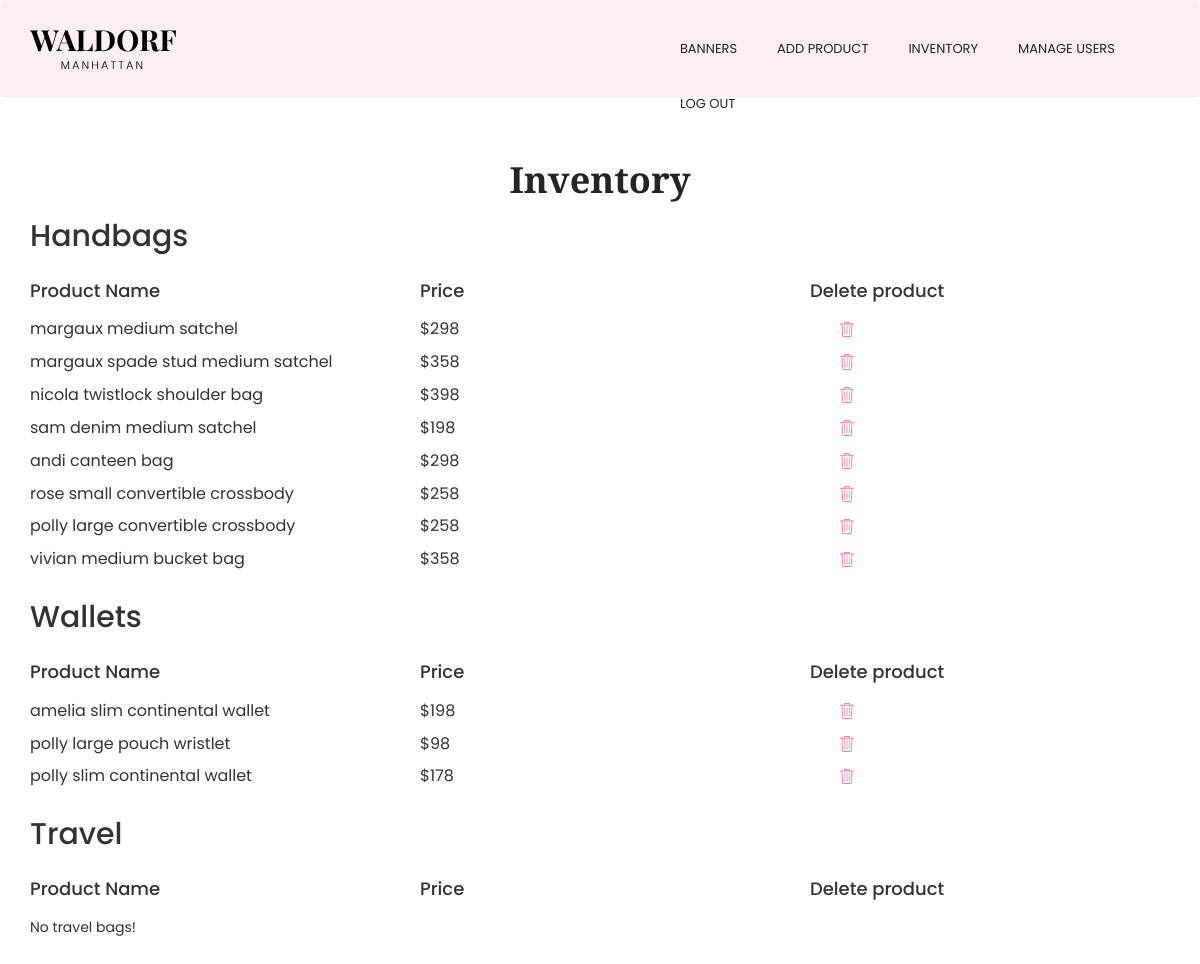
Before: /inventory.php with the older database file.
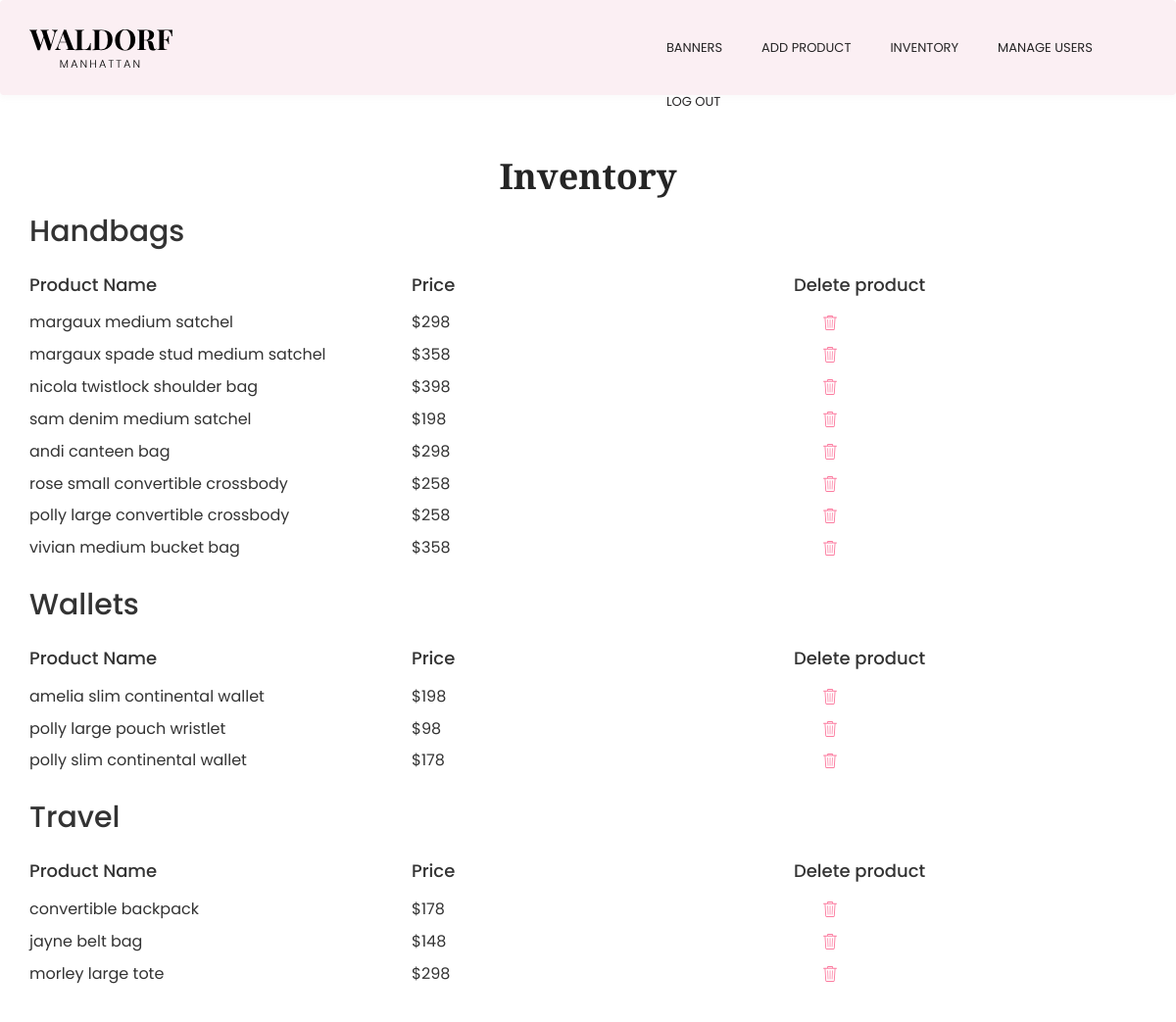
After: the same page with the newer database file.
### tables this page shows
CREATE TABLE `handbags` (
  `id` int(10) NOT NULL,
  `product_name` varchar(100) DEFAULT NULL,
  `price` varchar(10) DEFAULT NULL,
  `descripcion` varchar(400) DEFAULT NULL,
  `dimensions` text,
  `materials` text,
  `details` text,
  `image_1` varchar(100) DEFAULT NULL,
  `image_2` varchar(100) DEFAULT NULL,
  `image_3` varchar(100) DEFAULT NULL
);

CREATE TABLE `wallets` (
  `id` int(10) NOT NULL,
  `product_name` varchar(100) DEFAULT NULL,
  `price` varchar(10) DEFAULT NULL,
  `descripcion` varchar(400) DEFAULT NULL,
  `dimensions` text,
  `materials` text,
  `details` text,
  `image_1` varchar(100) DEFAULT NULL,
  `image_2` varchar(100) DEFAULT NULL,
  `image_3` varchar(100) DEFAULT NULL
);

CREATE TABLE `travel` (
  `id` int(10) NOT NULL,
  `product_name` varchar(100) DEFAULT NULL,
  `price` varchar(10) DEFAULT NULL,
  `descripcion` varchar(400) DEFAULT NULL,
  `dimensions` text,
  `materials` text,
  `details` text,
  `image_1` varchar(100) DEFAULT NULL,
  `image_2` varchar(100) DEFAULT NULL,
  `image_3` varchar(100) DEFAULT NULL
);

### src/funciones.php (called while the page is built, shortened)
<?php
function get($tabla) {
  $db = mysqli_connect("db","root","root", "main");
  $query = "SELECT * FROM $tabla";
  $result = $db->query($query);
  $resultados = [];
  $i = 0;
  if ($result->num_rows > 0) :
      while($row = $result->fetch_assoc()) :
        $resultados[$i] = $row;
        $i++;
      endwhile;
  else :
    $resultados = false;
  endif;
  return $resultados;
}
?>

### src/inventory.php (the view)
<?php
  include('funciones.php');
  include('estructura/header-admin.php');
  $url_pagina = $_SERVER['REQUEST_URI'];
  $url_pagina = str_replace('/', '', $url_pagina);
  $url_pagina = str_replace('.php', '', $url_pagina);
?>
<main class="admin-options">
  <div class="container">
  <h1 class="admin-title"> Inventory </h1>
  <section class="subir-foto">
  <h2>Handbags</h2>
  <div class="inventory-title">
    <div class="row">
      <div>
        <article class="col-12 col-xs-4 col-md-4">
          <p>Product Name</p>
        </article>
        <article class="col-12 col-xs-4 col-md-4">
          <p>Price</p>
        </article>
        <article class="col-12 col-xs-4 col-md-4">
          <p>Delete product</p>
        </article>
      </div>
    </div>
  </div>
  <div class="users-info">
  <?php
    $handbags = get('handbags');
    if( $handbags ) :
    foreach( $handbags as $handbag ):
  ?>
    <div class="row">
      <div>
        <article class="col-12 col-xs-4 col-md-4">
          <p><?php echo $handbag['product_name'] ?></p>
        </article>
        <article class="col-12 col-xs-4 col-md-4">
          <p>$<?php echo number_format(@$handbag['price']) ?></p>
        </article>
        <article class="col-12 col-xs-4 col-md-4">
          <a href="eliminar.php?url=<?php echo $url_pagina ?>&tipo=handbags&id=<?php echo $handbag['id'] ?>">
          <img class="icon" src="imgs/trash.svg">
          </a>
        </article>
      </div>
    </div>
  <?php
    endforeach;
    else :
  ?>
    <div class="sin-resultados">
      No handbags!
    </div>
    <?php endif; ?>
</div>
</section>
<section class="subir-foto">
  <h2>Wallets</h2>
  <div class="inventory-title">
    <div class="row">
      <div>
        <article class="col-12 col-xs-4 col-md-4">
          <p>Product Name</p>
        </article>
        <article class="col-12 col-xs-4 col-md-4">
          <p>Price</p>
        </article>
        <article class="col-12 col-xs-4 col-md-4">
          <p>Delete product</p>
        </article>
      </div>
    </div>
  </div>
  <div class="users-info">
  <?php
    $wallets = get('wallets');
    if( $wallets ) :
    foreach( $wallets as $wallet ):
  ?>
    <div class="row">
      <div>
        <article class="col-12 col-xs-4 col-md-4">
          <p><?php echo $wallet['product_name'] ?></p>
        </article>
        <article class="col-12 col-xs-4 col-md-4">
          <p>$<?php echo number_format(@$wallet['price']) ?></p>
        </article>
        <article class="col-12 col-xs-4 col-md-4">
          <a href="eliminar.php?url=<?php echo $url_pagina ?>&tipo=wallets&id=<?php echo $wallet['id'] ?>">
          <img class="icon" src="imgs/trash.svg">
          </a>
        </article>
      </div>
    </div>
  <?php
    endforeach;
    else :
  ?>
    <div class="sin-resultados">
      No wallets!
    </div>
    <?php endif; ?>
</div>
</section>
<section class="subir-foto">
  <h2>Travel</h2>
  <div class="inventory-title">
    <div class="row">
      <div>
        <article class="col-12 col-xs-4 col-md-4">
          <p>Product Name</p>
        </article>
        <article class="col-12 col-xs-4 col-md-4">
          <p>Price</p>
        </article>
        <article class="col-12 col-xs-4 col-md-4">
          <p>Delete product</p>
        </article>
      </div>
    </div>
  </div>
  <div class="users-info">
  <?php
    $travel = get('travel');
    if( $travel ) :
    foreach( $travel as $travel ):
  ?>
    <div class="row">
      <div>
        <article class="col-12 col-xs-4 col-md-4">
          <p><?php echo $travel['product_name'] ?></p>
        </article>
        <article class="col-12 col-xs-4 col-md-4">
          <p>$<?php echo number_format(@$travel['price']) ?></p>
        </article>
        <article class="col-12 col-xs-4 col-md-4">
          <a href="eliminar.php?url=<?php echo $url_pagina ?>&tipo=travel&id=<?php echo $travel['id'] ?>">
          <img class="icon" src="imgs/trash.svg">
          </a>
        </article>
      </div>
    </div>
  <?php
    endforeach;
    else :
  ?>
    <div class="sin-resultados">
      No travel bags!
    </div>
    <?php endif; ?>
</div>
</section>
  </div>
</main>
<?php
include('estructura/footer-admin.php');
?>

Changed rows visible on the page:
added travel: product_name "convertible backpack", price "178"
added travel: product_name "jayne belt bag", price "148"
added travel: product_name "morley large tote", price "298"
Other visible differences:
text no longer shown: "No travel bags!"
